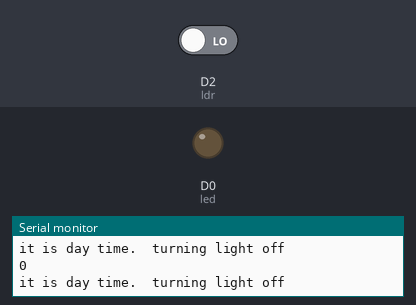
Simulated run of this sketch. Board: ESP8266 (NodeMCU). Shown: output pins drawn as LEDs (lit = HIGH), the last lines printed to the serial monitor. The inputs (shaded band) are chosen by the test bench; at power-on: D2 (ldr) LOW.

Above: at 10.8 s.
10.9 s: D2 (ldr) driven HIGH
At 16.3 s:
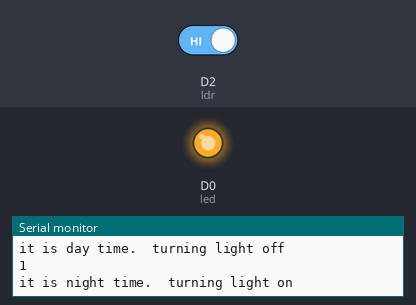
16.9 s: D2 (ldr) driven LOW
At 21.3 s:
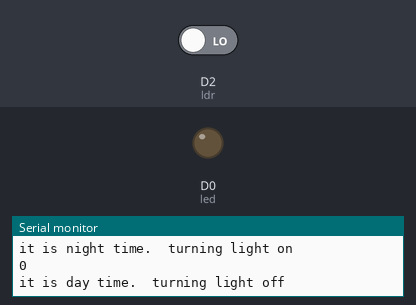
Timing chart, 0 to 22.8 s (numbered marks = the images above; inputs shaded):
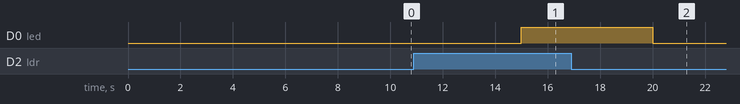

Measured:
- after the input at 10.9 s, D0 (led): LOW → HIGH after 4.1 s
- after the input at 16.9 s, D0 (led): HIGH → LOW after 3.1 s

The sketch:

led_at_night.ino
```cpp
const int led = D0;
const int ldr = D2;

//when ldr is high its dark so light needs to be on
//high turns light on


void setup() {
  // put your setup code here, to run once:
pinMode(led, OUTPUT);
pinMode(ldr, INPUT);
digitalWrite(led, LOW);
Serial.begin(9600);
}

void loop() {
  // put your main code here, to run repeatedly:
  int so = digitalRead(ldr);
  Serial.println(so);

  if (so == HIGH) {
    Serial.println("it is night time.  turning light on");
    digitalWrite(led, HIGH);
  }
  else {
    Serial.println("it is day time.  turning light off");
    digitalWrite(led, LOW);
  }
  delay(5000);

}
```
